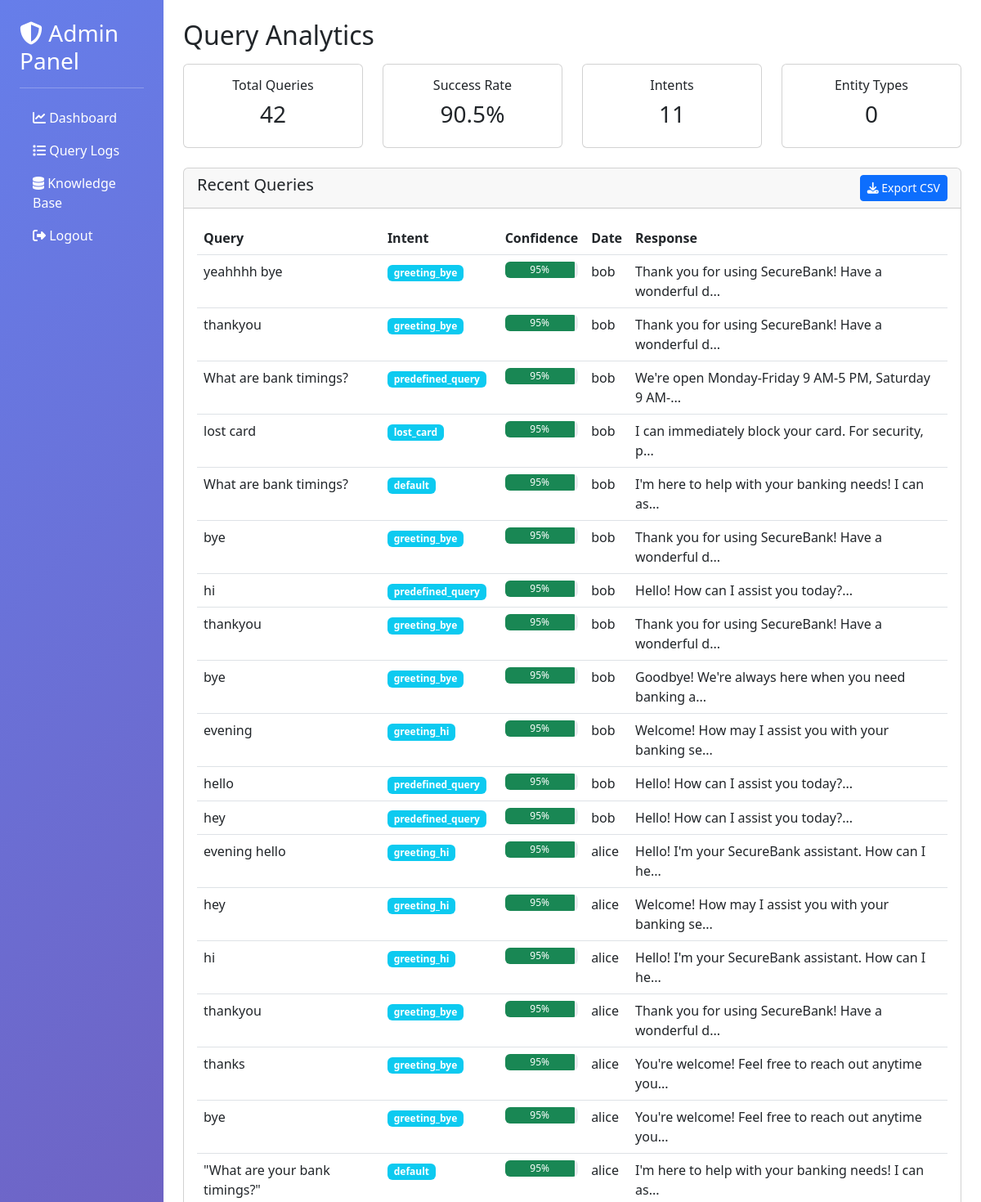
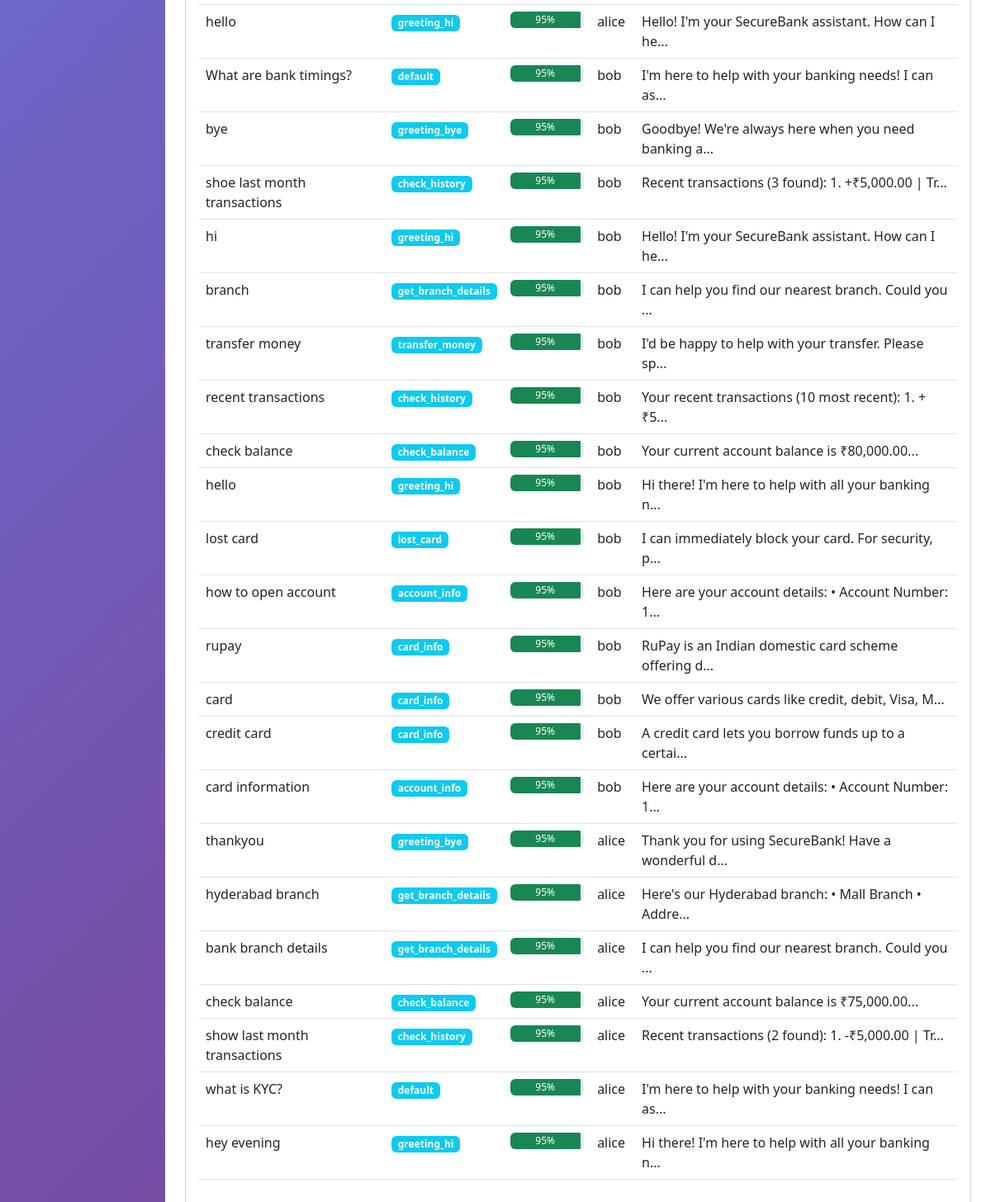
The app's page /admin/logs (signed in) with its own data (2 pictures, top to bottom).
### tables this page shows
CREATE TABLE logs (
            id INTEGER PRIMARY KEY AUTOINCREMENT,
            user_message TEXT,
            intent TEXT,
            entities TEXT,
            bot_response TEXT,
            username TEXT,
            timestamp DATETIME DEFAULT CURRENT_TIMESTAMP
        );

### app.py (the view)
@app.route("/admin/logs")
@admin_required
def admin_logs():
    conn = sqlite3.connect("logs.db")
    cursor = conn.cursor()
    cursor.execute("SELECT COUNT(*) FROM logs")
    total_queries = cursor.fetchone()[0]
    cursor.execute("SELECT COUNT(*) FROM logs WHERE intent != 'default' AND intent != 'out_of_scope'")
    successful = cursor.fetchone()[0]
    success_rate = (successful / total_queries * 100) if total_queries > 0 else 0
    cursor.execute("SELECT COUNT(DISTINCT intent) FROM logs")
    unique_intents = cursor.fetchone()[0]
    cursor.execute("SELECT entities FROM logs")
    all_entities = cursor.fetchall()
    entity_types = set()
    for (entities_str,) in all_entities:
        try:
            entities = eval(entities_str) if entities_str else []
            for _, entity_type in entities:
                entity_types.add(entity_type)
        except:
            pass
    cursor.execute("SELECT * FROM logs ORDER BY timestamp DESC LIMIT 100")
    logs = cursor.fetchall()
    conn.close()
    stats = {
        'total_queries': total_queries,
        'success_rate': round(success_rate, 1),
        'unique_intents': unique_intents,
        'entity_types': len(entity_types)
    }
    return render_template("admin_logs.html", logs=logs, stats=stats)

### app.py (called while the page is built)
def is_admin():
    return session.get("user") == "admin"

def admin_required(f):
    @wraps(f)
    def decorated(*args, **kwargs):
        if not is_admin():
            flash("Access denied. Admin only.", "danger")
            return redirect(url_for("login"))
        return f(*args, **kwargs)
    return decorated

### templates/admin_logs.html (shortened to what this page needs)
<!DOCTYPE html>
<html lang="en">
<head>
    <link href="https://cdn.jsdelivr.net/npm/bootstrap@5.3.0/dist/css/bootstrap.min.css" rel="stylesheet">
    <link rel="stylesheet" href="https://cdnjs.cloudflare.com/ajax/libs/font-awesome/6.4.0/css/all.min.css">
</head>
<body>
    <div class="container-fluid">
        <div class="row">
            <div class="col-md-2 admin-sidebar p-4" style="min-height: 100vh; background: linear-gradient(135deg, #667eea 0%, #764ba2 100%); color: white;">
                <h3><i class="fas fa-shield-alt"></i> Admin Panel</h3>
                <hr>
                <nav class="nav flex-column">
                    <a class="nav-link text-white" href="{{ url_for('admin_dashboard') }}">
                        <i class="fas fa-chart-line"></i> Dashboard
                    </a>
                    <a class="nav-link text-white active" href="{{ url_for('admin_logs') }}">
                        <i class="fas fa-list"></i> Query Logs
                    </a>
                    <a class="nav-link text-white" href="{{ url_for('admin_training') }}">
                        <i class="fas fa-database"></i> Knowledge Base
                    </a>
                    <a class="nav-link text-white" href="{{ url_for('logout') }}">
                        <i class="fas fa-sign-out-alt"></i> Logout
                    </a>
                </nav>
            </div>
            <div class="col-md-10 p-4">
                <h2>Query Analytics</h2>
                <div class="row mt-3">
                    <div class="col-md-3">
                        <div class="card text-center p-3">
                            <h6>Total Queries</h6>
                            <h3>{{ stats.total_queries }}</h3>
                        </div>
                    </div>
                    <div class="col-md-3">
                        <div class="card text-center p-3">
                            <h6>Success Rate</h6>
                            <h3>{{ stats.success_rate }}%</h3>
                        </div>
                    </div>
                    <div class="col-md-3">
                        <div class="card text-center p-3">
                            <h6>Intents</h6>
                            <h3>{{ stats.unique_intents }}</h3>
                        </div>
                    </div>
                    <div class="col-md-3">
                        <div class="card text-center p-3">
                            <h6>Entity Types</h6>
                            <h3>{{ stats.entity_types }}</h3>
                        </div>
                    </div>
                </div>
                <div class="card mt-4">
                    <div class="card-header d-flex justify-content-between">
                        <h5>Recent Queries</h5>
                        <a href="{{ url_for('export_analytics') }}" class="btn btn-sm btn-primary">
                            <i class="fas fa-download"></i> Export CSV
                        </a>
                    </div>
                    <div class="card-body">
                        <table class="table table-hover">
                            <thead>
                                <tr>
                                    <th>Query</th>
                                    <th>Intent</th>
                                    <th>Confidence</th>
                                    <th>Date</th>
                                    <th>Response</th>
                                </tr>
                            </thead>
                            <tbody>
                                {% for log in logs %}
                                <tr>
                                    <td>{{ log[1] }}</td>
                                    <td><span class="badge bg-info">{{ log[2] }}</span></td>
                                    <td>
                                        <div class="progress" style="height: 20px;">
                                            <div class="progress-bar bg-success" style="width: 95%">95%</div>
                                        </div>
                                    </td>
                                    <td>{{ log[5] }}</td>
                                    <td>{{ log[4][:50] }}...</td>
                                </tr>
                                {% endfor %}
                            </tbody>
                        </table>
                    </div>
                </div>
            </div>
        </div>
    </div>
</body>
</html>

### records on screen
logs: user_message "yeahhhh bye", intent "greeting_bye", username "bob", bot_response "Thank you for using SecureBank! Have a wonderful d"
logs: user_message "thankyou", intent "greeting_bye", username "bob", bot_response "Thank you for using SecureBank! Have a wonderful d"
logs: user_message "What are bank timings?", intent "predefined_query", username "bob", bot_response "We're open Monday-Friday 9 AM-5 PM, Saturday 9 AM-"
logs: user_message "lost card", intent "lost_card", username "bob", bot_response "I can immediately block your card. For security, p"
logs: user_message "What are bank timings?", intent "default", username "bob", bot_response "I'm here to help with your banking needs! I can as"
logs: user_message "bye", intent "greeting_bye", username "bob", bot_response "Thank you for using SecureBank! Have a wonderful d"
logs: user_message "hi", intent "predefined_query", username "bob", bot_response "Hello! How can I assist you today?"
logs: user_message "thankyou", intent "greeting_bye", username "bob", bot_response "Thank you for using SecureBank! Have a wonderful d"
logs: user_message "bye", intent "greeting_bye", username "bob", bot_response "Goodbye! We're always here when you need banking a"
logs: user_message "evening", intent "greeting_hi", username "bob", bot_response "Welcome! How may I assist you with your banking se"
logs: user_message "hello", intent "predefined_query", username "bob", bot_response "Hello! How can I assist you today?"
logs: user_message "hey", intent "predefined_query", username "bob", bot_response "Hello! How can I assist you today?"
logs: user_message "evening hello", intent "greeting_hi", username "alice", bot_response "Hello! I'm your SecureBank assistant. How can I he"
logs: user_message "hey", intent "greeting_hi", username "alice", bot_response "Welcome! How may I assist you with your banking se"
logs: user_message "hi", intent "greeting_hi", username "alice", bot_response "Hello! I'm your SecureBank assistant. How can I he"
logs: user_message "thankyou", intent "greeting_bye", username "alice", bot_response "Thank you for using SecureBank! Have a wonderful d"
logs: user_message "thanks", intent "greeting_bye", username "alice", bot_response "You're welcome! Feel free to reach out anytime you"
logs: user_message "bye", intent "greeting_bye", username "alice", bot_response "You're welcome! Feel free to reach out anytime you"
logs: user_message "\"What are your bank timings?\"", intent "default", username "alice", bot_response "I'm here to help with your banking needs! I can as"
logs: user_message "hello", intent "greeting_hi", username "alice", bot_response "Hello! I'm your SecureBank assistant. How can I he"
logs: user_message "What are bank timings?", intent "default", username "bob", bot_response "I'm here to help with your banking needs! I can as"
logs: user_message "bye", intent "greeting_bye", username "bob", bot_response "Goodbye! We're always here when you need banking a"
logs: user_message "shoe last month transactions", intent "check_history", username "bob", bot_response "Recent transactions (3 found): 1. +₹5,000.00 | Tr"
logs: user_message "hi", intent "greeting_hi", username "bob", bot_response "Hello! I'm your SecureBank assistant. How can I he"
logs: user_message "branch", intent "get_branch_details", username "bob", bot_response "I can help you find our nearest branch. Could you"
logs: user_message "transfer money", intent "transfer_money", username "bob", bot_response "I'd be happy to help with your transfer. Please sp"
logs: user_message "recent transactions", intent "check_history", username "bob", bot_response "Your recent transactions (10 most recent): 1. +₹5"
logs: user_message "check balance", intent "check_balance", username "bob", bot_response "Your current account balance is ₹80,000.00"
logs: user_message "hello", intent "greeting_hi", username "bob", bot_response "Hi there! I'm here to help with all your banking n"
logs: user_message "lost card", intent "lost_card", username "bob", bot_response "I can immediately block your card. For security, p"
logs: user_message "how to open account", intent "account_info", username "bob", bot_response "Here are your account details: • Account Number: 1"
logs: user_message "rupay", intent "card_info", username "bob", bot_response "RuPay is an Indian domestic card scheme offering d"
logs: user_message "card", intent "card_info", username "bob", bot_response "We offer various cards like credit, debit, Visa, M"
logs: user_message "credit card", intent "card_info", username "bob", bot_response "A credit card lets you borrow funds up to a certai"
logs: user_message "card information", intent "account_info", username "bob", bot_response "Here are your account details: • Account Number: 1"
logs: user_message "thankyou", intent "greeting_bye", username "alice", bot_response "Thank you for using SecureBank! Have a wonderful d"
logs: user_message "hyderabad branch", intent "get_branch_details", username "alice", bot_response "Here's our Hyderabad branch: • Mall Branch • Addre"
logs: user_message "bank branch details", intent "get_branch_details", username "alice", bot_response "I can help you find our nearest branch. Could you"
logs: user_message "check balance", intent "check_balance", username "alice", bot_response "Your current account balance is ₹75,000.00"
logs: user_message "show last month transactions", intent "check_history", username "alice", bot_response "Recent transactions (2 found): 1. -₹5,000.00 | Tr"
logs: user_message "what is KYC?", intent "default", username "alice", bot_response "I'm here to help with your banking needs! I can as"
logs: user_message "hey evening", intent "greeting_hi", username "alice", bot_response "Hi there! I'm here to help with all your banking n"

### other values on screen
{{ stats.total_queries }} "42"
{{ stats.success_rate }} "90.5"
{{ stats.unique_intents }} "11"
{{ stats.entity_types }} "0"
